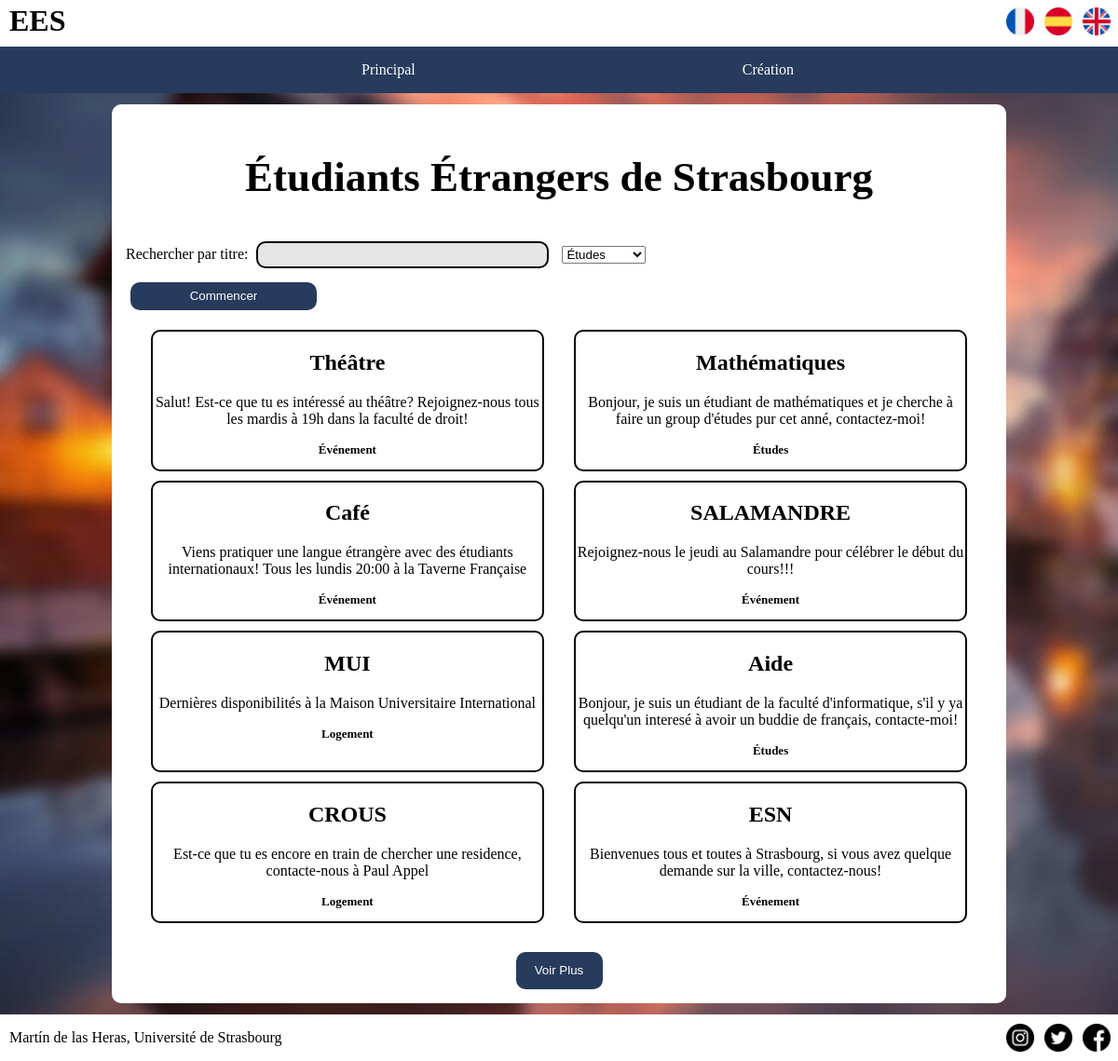
The page / on the database its author committed.
### tables this page shows
CREATE TABLE annonces (
                id INTEGER PRIMARY KEY AUTOINCREMENT,
                titre VARCHAR(32) NOT NULL,
                type VARCHAR(16) NOT NULL,
                description TEXT NOT NULL,
                first_name VARCHAR(32) NOT NULL,
                last_name VARCHAR(32) NOT NULL,
                mail VARCHAR(64) NOT NULL
            );

### langages/fr.php (called while the page is built)
<?php
$lang = array(
    'principal' => 'Principal',
    'creation' => 'Création',
    'universite' => 'Université de Strasbourg',
    'titre' => 'Étudiants Étrangers de Strasbourg',
    'labelRechercher' => 'Rechercher par titre:',
    'etudes' => 'Études',
    'evenement' => 'Événement',
    'logement' => 'Logement',
    'commencer' => 'Commencer',
    'voirPlus' => 'Voir Plus',
    'titreCreer' => 'Création de l\'annonce',
    'informationCreer' => 'Information de l\'annonce',
    'labelTitre' => 'Titre:',
    'descriptionCreer' => 'Description:',
    'informationContactCreer' => 'Information de Contact',
    'prenom' => 'Prénom:',
    'nom' => 'Nom:',
    'mail' => 'Mail:',
    'creer' => 'Créer',
    'resultatsRecherche' => 'Résultats du Recherche',
    'commentaire' => 'Commentaire:',
    'commenter' => 'Commenter'
);
?>

### index.php (the view, shortened to what this page needs)
<!DOCTYPE html>
<html lang="fr">
<head>
</head>
<body>
<?php include 'templates/navbar.php'; ?>
<section>
    <h1><?php echo $lang['titre'] ?></h1>
    <form action="assets/php/rechercher.php" method="post">
        <div>
            <label for="text"><?php echo $lang['labelRechercher'] ?></label>
            <input type="text" name="text"/>
            <select name="type">
                  <option value="etudes"><?php echo $lang['etudes'] ?></option>
            </select>
        </div>
        <button type="submit"><?php echo $lang['commencer'] ?></button>
    </form>
    <ul>
        <?php
        $pdo = new PDO('sqlite:database.db');
        $pdo->setAttribute(PDO::ATTR_DEFAULT_FETCH_MODE, PDO::FETCH_ASSOC);
        $pdo->setAttribute(PDO::ATTR_ERRMODE, PDO::ERRMODE_EXCEPTION);
        $annonces = $pdo->query(
            'SELECT * FROM annonces ORDER BY id DESC LIMIT 8'
        )->fetchAll();
        foreach ($annonces as $annonce) :
            ?>
            <li class="annonce">
                <a href="assets/php/information.php?id=<?= $annonce['id']; ?>">
                    <h2><?= $annonce['titre']; ?></h2>
                    <p><?= $annonce['description']; ?>
                    <p class="type">
                        <?php if ($annonce['type'] == 'etudes') :?>
                            <?php echo $lang['etudes'] ?>
                        <?php elseif ($annonce['type'] == 'evenement') :?>
                            <?php echo $lang['evenement'] ?>
                        <?php else :?>
                            <?php echo $lang['logement'] ?>
                        <?php endif; ?>
                    </p>
                </a>
            </li>
        <?php endforeach; ?>
    </ul>
    <button id="voirPlus" ><?php echo $lang['voirPlus'] ?></button>
</section>
<?php include 'templates/footer.php'; ?>
</body>
</html>

### templates/navbar.php (shortened to what this page needs)
<link rel="stylesheet" type="text/css" href="/programmation-web-2-s4-2020/assets/css/style.css"/>
<?php $id = '';
    $id = "&id=" . $_GET['id'];?>
<div class="header">
    <a href="/programmation-web-2-s4-2020/index.php"><h1>EES</h1></a>
    <ul>
        <li class="icon">
            <a href=<?php echo "?lang=fr" . $id;?>>
                <img src="/programmation-web-2-s4-2020/assets/img/france.png" alt="drapeau france" height="30" width="30">
            </a>
        </li>
        <li class="icon">
            <a href=<?php echo "?lang=es" . $id;?>>
                <img src="/programmation-web-2-s4-2020/assets/img/spain.png" alt="drapeau espagne" height="30" width="30">
            </a>
        </li>
        <li class="icon">
            <a href=<?php echo "?lang=en" . $id;?>>
                <img src="/programmation-web-2-s4-2020/assets/img/united-kingdom.png" alt="drapeau uk" height="30" width="30">
            </a>
        </li>
    </ul>
</div>
<nav>
    <ul>
        <li><a href="/programmation-web-2-s4-2020/index.php"><?php echo $lang['principal'] ?></a></li>
        <li><a href="/programmation-web-2-s4-2020/assets/php/creer.php"><?php echo $lang['creation'] ?></a></li>
    </ul>
</nav>

### templates/footer.php
<footer>
    <p>Martín de las Heras, <?php echo $lang['universite'] ?>
    <ul>
        <li class="icon">
            <a href="https://www.instagram.com/" target="_blank">
                <img src="/programmation-web-2-s4-2020/assets/img/instagram.png" alt="instagram" height="30" width="30">
            </a>
        </li>
        <li class="icon">
            <a href="https://twitter.com/" target="_blank">
                <img src="/programmation-web-2-s4-2020/assets/img/twitter.png" alt="twitter" height="30" width="30">
            </a>
        </li>
        <li class="icon">
            <a href="https://www.facebook.com/" target="_blank">
                <img src="/programmation-web-2-s4-2020/assets/img/facebook.png" alt="facebook" height="30" width="30">
            </a>
        </li>
    </ul>
</footer>

### assets/css/style.css (style rules this page uses)
body { margin: 0; background: url("../img/strasbourg.jpg") no-repeat; background-size: cover; }
section { margin: 1% 10%; background-color: white; padding: 15px; border-radius: 10px; }
section h1 { text-align: center; font-size: 45px; }
form { display: flex; flex-direction: column; }
input { border: 2px solid; padding: 5px; margin: 5px; width: 300px; border-radius: 10px; background-color: rgba(0, 0, 0, 0.1); }
select { margin-left: 5px; max-width: 200px; }
button { max-width: 200px; height: 30px; border: 0px; background-color: #273b5c; color: white; margin-left: 5px; margin-top: 10px; border-radius: 10px; }
#voirPlus { margin-left: 45%; width: 10%; height: 40px; }
section ul { display: flex; flex-direction: row; flex-wrap: wrap; justify-content: space-evenly; padding-left: 0; }
section li { border: 2px solid black; border-radius: 10px; margin: 5px; text-align: center; }
.annonce { display: flex; flex-direction: column; width: 45%; }
.type { font-size: small; font-weight: bold; }
a { text-decoration: underline transparent; color: black; }
.header { display: flex; flex-direction: row; justify-content: space-between; height: 50px; background-color: white; }
.header h1 { margin: 4px 0px 4px 10px; }
.header ul { display: flex; flex-direction: row; margin-top: 8px; height: 30px; }
.header li { display: inline-block; padding-left: 3px; padding-right: 3px; }
.icon { background-color: transparent; width: 35px; }
nav { background-color: #273b5c; width: auto; }
nav ul { display: flex; flex-direction: row; justify-content: space-evenly; margin: 0; }
nav li { display: inline-block; padding-left: 3px; padding-right: 3px; line-height: 50px; }
nav a { text-decoration: underline transparent; color: white; }
footer { background-color: white; display: flex; flex-direction: row; justify-content: space-between; padding-left: 10px; height: 50px; }
footer ul { display: flex; flex-direction: row; height: 30px; margin-top: 10px; margin-bottom: 10px; }
footer li { display: inline-block; padding-left: 3px; padding-right: 3px; }

### rows shown on the page
annonces: titre "Théâtre", description "Salut! Est-ce que tu es intéressé au théâtre? Rejoignez-nous tous les mardis à 19h dans la faculté de droit!"
annonces: titre "Mathématiques", description "Bonjour, je suis un étudiant de mathématiques et je cherche à faire un group d'études pur cet anné, contactez-moi!"
annonces: titre "Café", description "Viens pratiquer une langue étrangère avec des étudiants internationaux! Tous les lundis 20:00 à la Taverne Française"
annonces: titre "SALAMANDRE", description "Rejoignez-nous le jeudi au Salamandre pour célébrer le début du cours!!!"
annonces: titre "MUI", description "Dernières disponibilités à la Maison Universitaire International"
annonces: titre "Aide", description "Bonjour, je suis un étudiant de la faculté d'informatique, s'il y ya quelqu'un interesé à avoir un buddie de français, contacte-moi!"
annonces: titre "CROUS", description "Est-ce que tu es encore en train de chercher une residence, contacte-nous à Paul Appel"
annonces: titre "ESN", description "Bienvenues tous et toutes à Strasbourg, si vous avez quelque demande sur la ville, contactez-nous!"

### other values the page prints
$lang['principal'] "Principal"
$lang['creation'] "Création"
$lang['titre'] "Étudiants Étrangers de Strasbourg"
$lang['labelRechercher'] "Rechercher par titre:"
$lang['commencer'] "Commencer"
$lang['voirPlus'] "Voir Plus"
$lang['universite'] "Université de Strasbourg"
form field type "Études"
